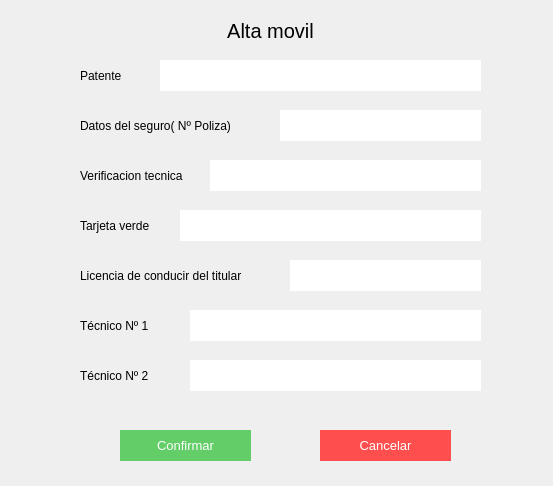
<?xml version="1.0" encoding="UTF-8"?>
<ui version="4.0">
 <class>Form</class>
 <widget class="QWidget" name="Form">
  <property name="geometry">
   <rect>
    <x>0</x>
    <y>0</y>
    <width>553</width>
    <height>486</height>
   </rect>
  </property>
  <property name="windowTitle">
   <string>Form</string>
  </property>
  <widget class="QLabel" name="label_2">
   <property name="geometry">
    <rect>
     <x>100</x>
     <y>10</y>
     <width>341</width>
     <height>41</height>
    </rect>
   </property>
   <property name="styleSheet">
    <string notr="true">font-size:20px;
</string>
   </property>
   <property name="text">
    <string>Alta movil</string>
   </property>
   <property name="alignment">
    <set>Qt::AlignCenter</set>
   </property>
  </widget>
  <widget class="QLineEdit" name="ca_input_1">
   <property name="geometry">
    <rect>
     <x>160</x>
     <y>60</y>
     <width>321</width>
     <height>31</height>
    </rect>
   </property>
   <property name="styleSheet">
    <string notr="true">border:none;
background-color: rgb(255, 255, 255);
font: 11pt &quot;MS Shell Dlg 2&quot;;</string>
   </property>
   <property name="text">
    <string/>
   </property>
  </widget>
  <widget class="QLabel" name="label">
   <property name="geometry">
    <rect>
     <x>80</x>
     <y>60</y>
     <width>71</width>
     <height>31</height>
    </rect>
   </property>
   <property name="styleSheet">
    <string notr="true">font: 11pt &quot;MS Shell Dlg 2&quot;;
text-align:center;</string>
   </property>
   <property name="text">
    <string>Patente</string>
   </property>
  </widget>
  <widget class="QLabel" name="label_4">
   <property name="geometry">
    <rect>
     <x>80</x>
     <y>110</y>
     <width>191</width>
     <height>31</height>
    </rect>
   </property>
   <property name="styleSheet">
    <string notr="true">font: 11pt &quot;MS Shell Dlg 2&quot;;
text-align:center;</string>
   </property>
   <property name="text">
    <string>Datos del seguro( Nº Poliza)</string>
   </property>
  </widget>
  <widget class="QLineEdit" name="ca_input_2">
   <property name="geometry">
    <rect>
     <x>280</x>
     <y>110</y>
     <width>201</width>
     <height>31</height>
    </rect>
   </property>
   <property name="styleSheet">
    <string notr="true">border:none;
background-color: rgb(255, 255, 255);
font: 11pt &quot;MS Shell Dlg 2&quot;;</string>
   </property>
   <property name="text">
    <string/>
   </property>
  </widget>
  <widget class="QLabel" name="label_5">
   <property name="geometry">
    <rect>
     <x>80</x>
     <y>160</y>
     <width>131</width>
     <height>31</height>
    </rect>
   </property>
   <property name="styleSheet">
    <string notr="true">font: 11pt &quot;MS Shell Dlg 2&quot;;
text-align:center;</string>
   </property>
   <property name="text">
    <string>Verificacion tecnica</string>
   </property>
  </widget>
  <widget class="QLineEdit" name="ca_input_3">
   <property name="geometry">
    <rect>
     <x>210</x>
     <y>160</y>
     <width>271</width>
     <height>31</height>
    </rect>
   </property>
   <property name="styleSheet">
    <string notr="true">border:none;
background-color: rgb(255, 255, 255);
font: 11pt &quot;MS Shell Dlg 2&quot;;</string>
   </property>
   <property name="text">
    <string/>
   </property>
  </widget>
  <widget class="QLabel" name="label_6">
   <property name="geometry">
    <rect>
     <x>80</x>
     <y>210</y>
     <width>91</width>
     <height>31</height>
    </rect>
   </property>
   <property name="styleSheet">
    <string notr="true">font: 11pt &quot;MS Shell Dlg 2&quot;;
text-align:center;</string>
   </property>
   <property name="text">
    <string>Tarjeta verde</string>
   </property>
  </widget>
  <widget class="QLineEdit" name="ca_input_4">
   <property name="geometry">
    <rect>
     <x>180</x>
     <y>210</y>
     <width>301</width>
     <height>31</height>
    </rect>
   </property>
   <property name="styleSheet">
    <string notr="true">border:none;
background-color: rgb(255, 255, 255);
font: 11pt &quot;MS Shell Dlg 2&quot;;</string>
   </property>
   <property name="text">
    <string/>
   </property>
  </widget>
  <widget class="QPushButton" name="ca_btn_confirmar">
   <property name="geometry">
    <rect>
     <x>120</x>
     <y>430</y>
     <width>131</width>
     <height>31</height>
    </rect>
   </property>
   <property name="styleSheet">
    <string notr="true">background-color: rgb(99, 206, 104);
color:white;
font-size:10pt;
border:none;</string>
   </property>
   <property name="text">
    <string>Confirmar</string>
   </property>
  </widget>
  <widget class="QPushButton" name="ca_btn_cancelar">
   <property name="geometry">
    <rect>
     <x>320</x>
     <y>430</y>
     <width>131</width>
     <height>31</height>
    </rect>
   </property>
   <property name="styleSheet">
    <string notr="true">color:white;
font-size:10pt;
border:none;
background-color:#ff4e4e;</string>
   </property>
   <property name="text">
    <string>Cancelar</string>
   </property>
  </widget>
  <widget class="QLabel" name="label_7">
   <property name="geometry">
    <rect>
     <x>80</x>
     <y>260</y>
     <width>201</width>
     <height>31</height>
    </rect>
   </property>
   <property name="styleSheet">
    <string notr="true">font: 11pt &quot;MS Shell Dlg 2&quot;;
text-align:center;</string>
   </property>
   <property name="text">
    <string>Licencia de conducir del titular</string>
   </property>
  </widget>
  <widget class="QLineEdit" name="ca_input_5">
   <property name="geometry">
    <rect>
     <x>290</x>
     <y>260</y>
     <width>191</width>
     <height>31</height>
    </rect>
   </property>
   <property name="styleSheet">
    <string notr="true">border:none;
background-color: rgb(255, 255, 255);
font: 11pt &quot;MS Shell Dlg 2&quot;;</string>
   </property>
   <property name="text">
    <string/>
   </property>
  </widget>
  <widget class="QLineEdit" name="ca_input_6">
   <property name="geometry">
    <rect>
     <x>190</x>
     <y>310</y>
     <width>291</width>
     <height>31</height>
    </rect>
   </property>
   <property name="styleSheet">
    <string notr="true">border:none;
background-color: rgb(255, 255, 255);
font: 11pt &quot;MS Shell Dlg 2&quot;;</string>
   </property>
   <property name="text">
    <string/>
   </property>
  </widget>
  <widget class="QLabel" name="label_3">
   <property name="geometry">
    <rect>
     <x>80</x>
     <y>310</y>
     <width>91</width>
     <height>31</height>
    </rect>
   </property>
   <property name="styleSheet">
    <string notr="true">font: 11pt &quot;MS Shell Dlg 2&quot;;
text-align:center;</string>
   </property>
   <property name="text">
    <string>Técnico Nº 1</string>
   </property>
  </widget>
  <widget class="QLineEdit" name="ca_input_7">
   <property name="geometry">
    <rect>
     <x>190</x>
     <y>360</y>
     <width>291</width>
     <height>31</height>
    </rect>
   </property>
   <property name="styleSheet">
    <string notr="true">border:none;
background-color: rgb(255, 255, 255);
font: 11pt &quot;MS Shell Dlg 2&quot;;</string>
   </property>
   <property name="text">
    <string/>
   </property>
  </widget>
  <widget class="QLabel" name="label_8">
   <property name="geometry">
    <rect>
     <x>80</x>
     <y>360</y>
     <width>91</width>
     <height>31</height>
    </rect>
   </property>
   <property name="styleSheet">
    <string notr="true">font: 11pt &quot;MS Shell Dlg 2&quot;;
text-align:center;</string>
   </property>
   <property name="text">
    <string>Técnico Nº 2</string>
   </property>
  </widget>
 </widget>
 <resources/>
 <connections/>
</ui>
